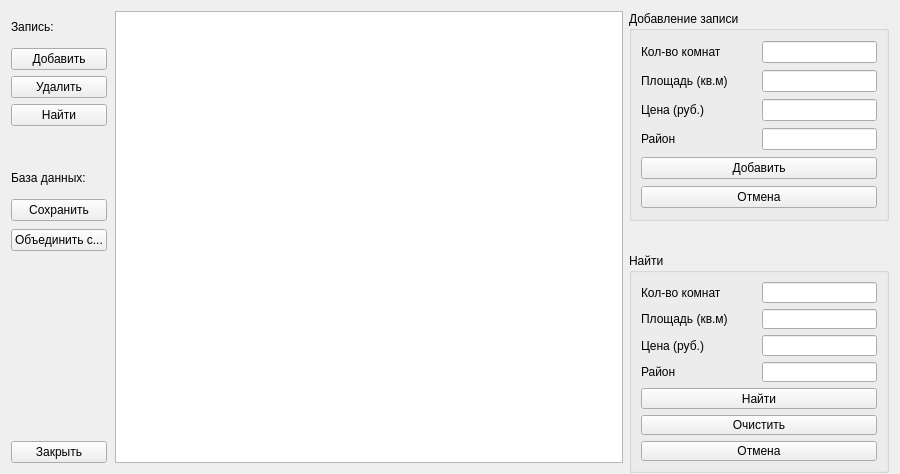
<?xml version="1.0" encoding="UTF-8"?>
<ui version="4.0">
 <class>db_redactor</class>
 <widget class="QWidget" name="db_redactor">
  <property name="geometry">
   <rect>
    <x>0</x>
    <y>0</y>
    <width>900</width>
    <height>474</height>
   </rect>
  </property>
  <property name="sizePolicy">
   <sizepolicy hsizetype="Maximum" vsizetype="Maximum">
    <horstretch>0</horstretch>
    <verstretch>0</verstretch>
   </sizepolicy>
  </property>
  <property name="minimumSize">
   <size>
    <width>600</width>
    <height>470</height>
   </size>
  </property>
  <property name="windowTitle">
   <string>Form</string>
  </property>
  <layout class="QGridLayout" name="gridLayout_3">
   <item row="0" column="0">
    <widget class="QLabel" name="label">
     <property name="text">
      <string>Запись:</string>
     </property>
    </widget>
   </item>
   <item row="0" column="1" rowspan="11">
    <spacer name="horizontalSpacer">
     <property name="orientation">
      <enum>Qt::Horizontal</enum>
     </property>
     <property name="sizeType">
      <enum>QSizePolicy::Preferred</enum>
     </property>
     <property name="sizeHint" stdset="0">
      <size>
       <width>2</width>
       <height>558</height>
      </size>
     </property>
    </spacer>
   </item>
   <item row="0" column="2" rowspan="11">
    <widget class="QTableView" name="tableView"/>
   </item>
   <item row="0" column="3" rowspan="7">
    <widget class="QGroupBox" name="addItemWindow">
     <property name="sizePolicy">
      <sizepolicy hsizetype="Fixed" vsizetype="Fixed">
       <horstretch>0</horstretch>
       <verstretch>0</verstretch>
      </sizepolicy>
     </property>
     <property name="minimumSize">
      <size>
       <width>260</width>
       <height>210</height>
      </size>
     </property>
     <property name="maximumSize">
      <size>
       <width>260</width>
       <height>210</height>
      </size>
     </property>
     <property name="title">
      <string>Добавление записи</string>
     </property>
     <layout class="QGridLayout" name="gridLayout">
      <item row="0" column="1">
       <widget class="QLineEdit" name="roomLineEdit">
        <property name="sizePolicy">
         <sizepolicy hsizetype="Minimum" vsizetype="Fixed">
          <horstretch>0</horstretch>
          <verstretch>0</verstretch>
         </sizepolicy>
        </property>
       </widget>
      </item>
      <item row="0" column="0">
       <widget class="QLabel" name="label_6">
        <property name="text">
         <string>Кол-во комнат</string>
        </property>
       </widget>
      </item>
      <item row="1" column="0">
       <widget class="QLabel" name="label_7">
        <property name="text">
         <string>Площадь (кв.м)</string>
        </property>
       </widget>
      </item>
      <item row="1" column="1">
       <widget class="QLineEdit" name="squareLineEdit">
        <property name="sizePolicy">
         <sizepolicy hsizetype="Minimum" vsizetype="Fixed">
          <horstretch>0</horstretch>
          <verstretch>0</verstretch>
         </sizepolicy>
        </property>
       </widget>
      </item>
      <item row="5" column="0" colspan="2">
       <widget class="QPushButton" name="cancel_btn">
        <property name="text">
         <string>Отмена</string>
        </property>
       </widget>
      </item>
      <item row="2" column="0">
       <widget class="QLabel" name="label_4">
        <property name="text">
         <string>Цена (руб.)</string>
        </property>
       </widget>
      </item>
      <item row="2" column="1">
       <widget class="QLineEdit" name="costLineEdit">
        <property name="sizePolicy">
         <sizepolicy hsizetype="Minimum" vsizetype="Fixed">
          <horstretch>0</horstretch>
          <verstretch>0</verstretch>
         </sizepolicy>
        </property>
       </widget>
      </item>
      <item row="4" column="0" colspan="2">
       <widget class="QPushButton" name="addItem_btn">
        <property name="text">
         <string>Добавить</string>
        </property>
       </widget>
      </item>
      <item row="3" column="1">
       <widget class="QLineEdit" name="locateLineEdit">
        <property name="sizePolicy">
         <sizepolicy hsizetype="Minimum" vsizetype="Fixed">
          <horstretch>0</horstretch>
          <verstretch>0</verstretch>
         </sizepolicy>
        </property>
       </widget>
      </item>
      <item row="3" column="0">
       <widget class="QLabel" name="label_5">
        <property name="text">
         <string>Район</string>
        </property>
       </widget>
      </item>
     </layout>
    </widget>
   </item>
   <item row="1" column="0">
    <widget class="QPushButton" name="addStr_btn">
     <property name="text">
      <string>Добавить</string>
     </property>
    </widget>
   </item>
   <item row="2" column="0">
    <widget class="QPushButton" name="deleteStr_btn">
     <property name="text">
      <string>Удалить</string>
     </property>
    </widget>
   </item>
   <item row="3" column="0">
    <widget class="QPushButton" name="searchStr_btn">
     <property name="text">
      <string>Найти</string>
     </property>
    </widget>
   </item>
   <item row="4" column="0">
    <spacer name="verticalSpacer">
     <property name="orientation">
      <enum>Qt::Vertical</enum>
     </property>
     <property name="sizeType">
      <enum>QSizePolicy::Maximum</enum>
     </property>
     <property name="sizeHint" stdset="0">
      <size>
       <width>20</width>
       <height>13</height>
      </size>
     </property>
    </spacer>
   </item>
   <item row="5" column="0">
    <widget class="QLabel" name="label_2">
     <property name="text">
      <string>База данных:</string>
     </property>
    </widget>
   </item>
   <item row="6" column="0">
    <widget class="QPushButton" name="save_btn">
     <property name="text">
      <string>Сохранить</string>
     </property>
    </widget>
   </item>
   <item row="7" column="0" rowspan="2">
    <widget class="QPushButton" name="unionWith_btn">
     <property name="text">
      <string>Объединить с...</string>
     </property>
    </widget>
   </item>
   <item row="7" column="3">
    <spacer name="verticalSpacer_4">
     <property name="orientation">
      <enum>Qt::Vertical</enum>
     </property>
     <property name="sizeType">
      <enum>QSizePolicy::Maximum</enum>
     </property>
     <property name="sizeHint" stdset="0">
      <size>
       <width>20</width>
       <height>20</height>
      </size>
     </property>
    </spacer>
   </item>
   <item row="8" column="3" rowspan="3">
    <widget class="QGroupBox" name="findItemWindow">
     <property name="sizePolicy">
      <sizepolicy hsizetype="Fixed" vsizetype="Fixed">
       <horstretch>0</horstretch>
       <verstretch>0</verstretch>
      </sizepolicy>
     </property>
     <property name="minimumSize">
      <size>
       <width>260</width>
       <height>220</height>
      </size>
     </property>
     <property name="maximumSize">
      <size>
       <width>260</width>
       <height>210</height>
      </size>
     </property>
     <property name="title">
      <string>Найти</string>
     </property>
     <layout class="QGridLayout" name="gridLayout_2">
      <item row="1" column="0">
       <widget class="QLabel" name="label_9">
        <property name="text">
         <string>Площадь (кв.м)</string>
        </property>
       </widget>
      </item>
      <item row="0" column="0">
       <widget class="QLabel" name="label_8">
        <property name="text">
         <string>Кол-во комнат</string>
        </property>
       </widget>
      </item>
      <item row="0" column="1">
       <widget class="QLineEdit" name="roomLineEdit_find">
        <property name="sizePolicy">
         <sizepolicy hsizetype="Minimum" vsizetype="Fixed">
          <horstretch>0</horstretch>
          <verstretch>0</verstretch>
         </sizepolicy>
        </property>
       </widget>
      </item>
      <item row="1" column="1">
       <widget class="QLineEdit" name="squareLineEdit_find">
        <property name="sizePolicy">
         <sizepolicy hsizetype="Minimum" vsizetype="Fixed">
          <horstretch>0</horstretch>
          <verstretch>0</verstretch>
         </sizepolicy>
        </property>
       </widget>
      </item>
      <item row="2" column="0">
       <widget class="QLabel" name="label_10">
        <property name="text">
         <string>Цена (руб.)</string>
        </property>
       </widget>
      </item>
      <item row="3" column="0">
       <widget class="QLabel" name="label_11">
        <property name="text">
         <string>Район</string>
        </property>
       </widget>
      </item>
      <item row="4" column="0" colspan="2">
       <widget class="QPushButton" name="findItem_btn">
        <property name="sizePolicy">
         <sizepolicy hsizetype="Minimum" vsizetype="Preferred">
          <horstretch>0</horstretch>
          <verstretch>0</verstretch>
         </sizepolicy>
        </property>
        <property name="text">
         <string>Найти</string>
        </property>
       </widget>
      </item>
      <item row="6" column="0" colspan="2">
       <widget class="QPushButton" name="cancel_btn_find">
        <property name="sizePolicy">
         <sizepolicy hsizetype="Minimum" vsizetype="Expanding">
          <horstretch>0</horstretch>
          <verstretch>0</verstretch>
         </sizepolicy>
        </property>
        <property name="text">
         <string>Отмена</string>
        </property>
       </widget>
      </item>
      <item row="2" column="1">
       <widget class="QLineEdit" name="costLineEdit_find">
        <property name="sizePolicy">
         <sizepolicy hsizetype="Minimum" vsizetype="Fixed">
          <horstretch>0</horstretch>
          <verstretch>0</verstretch>
         </sizepolicy>
        </property>
       </widget>
      </item>
      <item row="3" column="1">
       <widget class="QLineEdit" name="locateLineEdit_find">
        <property name="sizePolicy">
         <sizepolicy hsizetype="Minimum" vsizetype="Fixed">
          <horstretch>0</horstretch>
          <verstretch>0</verstretch>
         </sizepolicy>
        </property>
       </widget>
      </item>
      <item row="5" column="0" colspan="2">
       <widget class="QPushButton" name="clearMarkedItem_btn">
        <property name="text">
         <string>Очистить</string>
        </property>
       </widget>
      </item>
     </layout>
    </widget>
   </item>
   <item row="9" column="0">
    <spacer name="verticalSpacer_2">
     <property name="orientation">
      <enum>Qt::Vertical</enum>
     </property>
     <property name="sizeType">
      <enum>QSizePolicy::Expanding</enum>
     </property>
     <property name="sizeHint" stdset="0">
      <size>
       <width>68</width>
       <height>300</height>
      </size>
     </property>
    </spacer>
   </item>
   <item row="10" column="0">
    <widget class="QPushButton" name="closeTab_btn">
     <property name="text">
      <string>Закрыть</string>
     </property>
    </widget>
   </item>
  </layout>
 </widget>
 <resources/>
 <connections/>
</ui>
